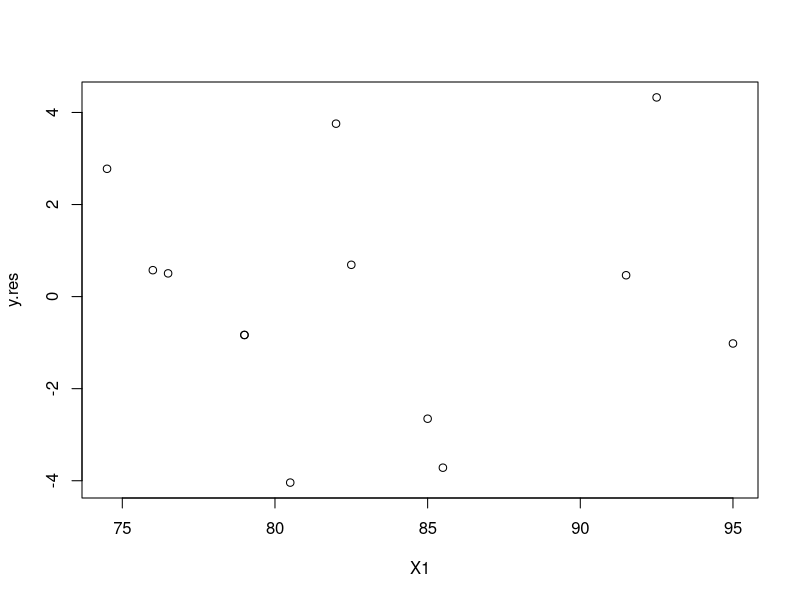
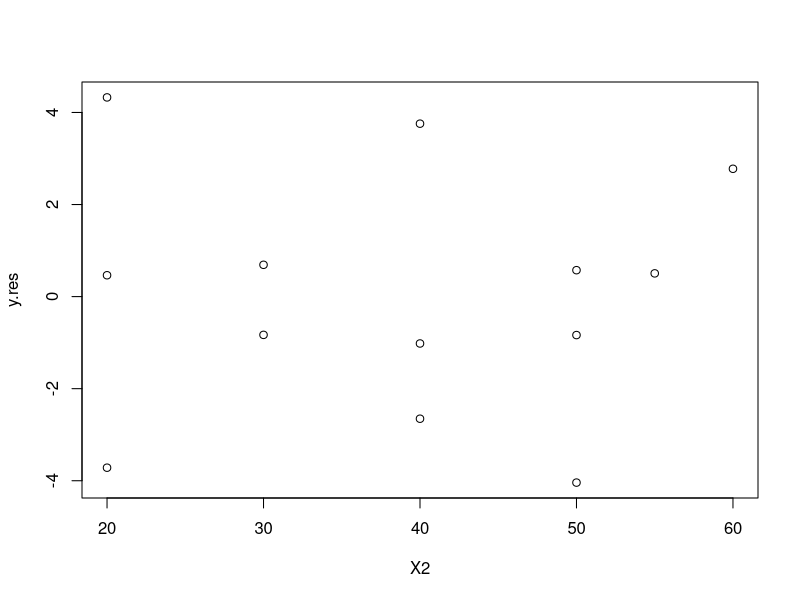

These figures' R source, in order:
#例6.15
##体重，岁数->收缩压
blood<-data.frame(
   X1=c(76.0, 91.5, 85.5, 82.5, 79.0, 80.5, 74.5, 
        79.0, 85.0, 76.5, 82.0, 95.0, 92.5),
   X2=c(50, 20, 20, 30, 30, 50, 60, 50, 40, 55, 
        40, 40, 20),
   Y= c(120, 141, 124, 126, 117, 125, 123, 125,
        132, 123, 132, 155, 147)
)
lm.sol<-lm(Y ~ X1+X2, data=blood)
summary(lm.sol)

y.res<-resid(lm.sol)
attach(blood)
plot(y.res~X1);plot(y.res~X2)
